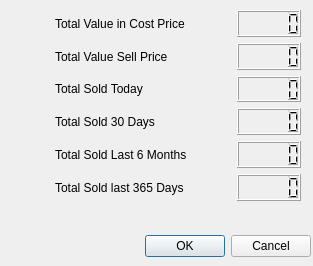
<?xml version="1.0" encoding="UTF-8"?>
<ui version="4.0">
 <class>Stock_Finances</class>
 <widget class="QDialog" name="Stock_Finances">
  <property name="geometry">
   <rect>
    <x>0</x>
    <y>0</y>
    <width>313</width>
    <height>266</height>
   </rect>
  </property>
  <property name="windowTitle">
   <string>Dialog</string>
  </property>
  <property name="windowIcon">
   <iconset resource="resources/images.qrc">
    <normaloff>:/emoticons/service.png</normaloff>:/emoticons/service.png</iconset>
  </property>
  <widget class="QDialogButtonBox" name="buttonBox">
   <property name="geometry">
    <rect>
     <x>-30</x>
     <y>230</y>
     <width>341</width>
     <height>32</height>
    </rect>
   </property>
   <property name="orientation">
    <enum>Qt::Horizontal</enum>
   </property>
   <property name="standardButtons">
    <set>QDialogButtonBox::Cancel|QDialogButtonBox::Ok</set>
   </property>
  </widget>
  <widget class="QWidget" name="layoutWidget">
   <property name="geometry">
    <rect>
     <x>10</x>
     <y>10</y>
     <width>291</width>
     <height>191</height>
    </rect>
   </property>
   <layout class="QGridLayout" name="gridLayout">
    <item row="1" column="3">
     <widget class="QLCDNumber" name="lcdNumber_2"/>
    </item>
    <item row="1" column="1">
     <widget class="QLabel" name="label_2">
      <property name="text">
       <string>Total Value Sell Price</string>
      </property>
     </widget>
    </item>
    <item row="3" column="3">
     <widget class="QLCDNumber" name="lcdNumber_4"/>
    </item>
    <item row="0" column="1">
     <widget class="QLabel" name="label">
      <property name="text">
       <string>Total Value in Cost Price</string>
      </property>
     </widget>
    </item>
    <item row="2" column="3">
     <widget class="QLCDNumber" name="lcdNumber_3"/>
    </item>
    <item row="2" column="1">
     <widget class="QLabel" name="label_3">
      <property name="text">
       <string>Total Sold Today</string>
      </property>
     </widget>
    </item>
    <item row="6" column="1">
     <widget class="QLabel" name="label_6">
      <property name="text">
       <string>Total Sold last 365 Days</string>
      </property>
     </widget>
    </item>
    <item row="0" column="3">
     <widget class="QLCDNumber" name="lcdNumber"/>
    </item>
    <item row="3" column="1">
     <widget class="QLabel" name="label_4">
      <property name="text">
       <string>Total Sold 30 Days</string>
      </property>
     </widget>
    </item>
    <item row="6" column="3">
     <widget class="QLCDNumber" name="lcdNumber_6"/>
    </item>
    <item row="5" column="3">
     <widget class="QLCDNumber" name="lcdNumber_5"/>
    </item>
    <item row="5" column="1">
     <widget class="QLabel" name="label_5">
      <property name="text">
       <string>Total Sold Last 6 Months</string>
      </property>
     </widget>
    </item>
    <item row="5" column="0">
     <spacer name="horizontalSpacer_2">
      <property name="orientation">
       <enum>Qt::Horizontal</enum>
      </property>
      <property name="sizeHint" stdset="0">
       <size>
        <width>40</width>
        <height>20</height>
       </size>
      </property>
     </spacer>
    </item>
    <item row="3" column="2">
     <spacer name="horizontalSpacer">
      <property name="orientation">
       <enum>Qt::Horizontal</enum>
      </property>
      <property name="sizeHint" stdset="0">
       <size>
        <width>40</width>
        <height>20</height>
       </size>
      </property>
     </spacer>
    </item>
   </layout>
  </widget>
  <zorder>layoutWidget</zorder>
  <zorder>buttonBox</zorder>
 </widget>
 <resources>
  <include location="resources/images.qrc"/>
 </resources>
 <connections>
  <connection>
   <sender>buttonBox</sender>
   <signal>accepted()</signal>
   <receiver>Stock_Finances</receiver>
   <slot>accept()</slot>
   <hints>
    <hint type="sourcelabel">
     <x>248</x>
     <y>254</y>
    </hint>
    <hint type="destinationlabel">
     <x>157</x>
     <y>274</y>
    </hint>
   </hints>
  </connection>
  <connection>
   <sender>buttonBox</sender>
   <signal>rejected()</signal>
   <receiver>Stock_Finances</receiver>
   <slot>reject()</slot>
   <hints>
    <hint type="sourcelabel">
     <x>316</x>
     <y>260</y>
    </hint>
    <hint type="destinationlabel">
     <x>286</x>
     <y>274</y>
    </hint>
   </hints>
  </connection>
 </connections>
</ui>
